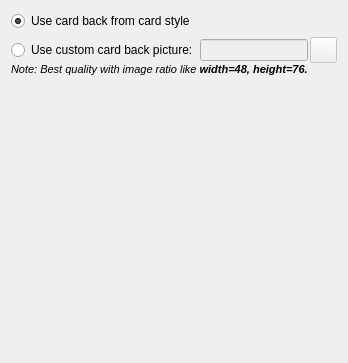
           <widget class="QWidget" name="tab">
            <attribute name="title">
             <string>Card Back</string>
            </attribute>
            <layout class="QGridLayout" name="gridLayout_17">
             <item row="0" column="0">
              <widget class="QRadioButton" name="radioButton_flipsideTux">
               <property name="text">
                <string>Use card back from card style</string>
               </property>
               <property name="checked">
                <bool>true</bool>
               </property>
              </widget>
             </item>
             <item row="1" column="0">
              <layout class="QVBoxLayout" name="_3">
               <property name="spacing">
                <number>0</number>
               </property>
               <property name="margin">
                <number>0</number>
               </property>
               <item>
                <layout class="QHBoxLayout" name="_10">
                 <property name="spacing">
                  <number>2</number>
                 </property>
                 <property name="margin">
                  <number>0</number>
                 </property>
                 <item>
                  <widget class="QRadioButton" name="radioButton_flipsideOwn">
                   <property name="text">
                    <string>Use custom card back picture:</string>
                   </property>
                  </widget>
                 </item>
                 <item>
                  <widget class="QLineEdit" name="lineEdit_OwnFlipsideFilename">
                   <property name="enabled">
                    <bool>false</bool>
                   </property>
                  </widget>
                 </item>
                 <item>
                  <widget class="QPushButton" name="pushButton_openFlipsidePicture">
                   <property name="enabled">
                    <bool>false</bool>
                   </property>
                   <property name="minimumSize">
                    <size>
                     <width>27</width>
                     <height>26</height>
                    </size>
                   </property>
                   <property name="maximumSize">
                    <size>
                     <width>27</width>
                     <height>26</height>
                    </size>
                   </property>
                   <property name="icon">
                    <iconset resource="resources/pokerth.qrc">
                     <normaloff>:/gfx/document-open-folder.png</normaloff>:/gfx/document-open-folder.png</iconset>
                   </property>
                  </widget>
                 </item>
                </layout>
               </item>
               <item>
                <widget class="QLabel" name="label_57">
                 <property name="text">
                  <string>&lt;!DOCTYPE HTML PUBLIC &quot;-//W3C//DTD HTML 4.0//EN&quot; &quot;http://www.w3.org/TR/REC-html40/strict.dtd&quot;&gt;
&lt;html&gt;&lt;head&gt;&lt;meta name=&quot;qrichtext&quot; content=&quot;1&quot; /&gt;&lt;style type=&quot;text/css&quot;&gt;
p, li { white-space: pre-wrap; }
&lt;/style&gt;&lt;/head&gt;&lt;body style=&quot; font-family:'Nimbus Sans L'; font-size:8pt; font-weight:400; font-style:normal;&quot;&gt;
&lt;table style=&quot;-qt-table-type: root; margin-top:4px; margin-bottom:4px; margin-left:4px; margin-right:4px;&quot;&gt;
&lt;tr&gt;
&lt;td style=&quot;border: none;&quot;&gt;
&lt;p style=&quot; margin-top:0px; margin-bottom:0px; margin-left:0px; margin-right:0px; -qt-block-indent:0; text-indent:0px;&quot;&gt;&lt;span style=&quot; font-style:italic;&quot;&gt;Note: Best quality with image ratio like &lt;/span&gt;&lt;span style=&quot; font-weight:600; font-style:italic;&quot;&gt;width=48, height=76.&lt;/span&gt;&lt;/p&gt;&lt;/td&gt;&lt;/tr&gt;&lt;/table&gt;&lt;/body&gt;&lt;/html&gt;</string>
                 </property>
                 <property name="wordWrap">
                  <bool>true</bool>
                 </property>
                </widget>
               </item>
              </layout>
             </item>
             <item row="2" column="0">
              <spacer name="verticalSpacer_4">
               <property name="orientation">
                <enum>Qt::Vertical</enum>
               </property>
               <property name="sizeHint" stdset="0">
                <size>
                 <width>20</width>
                 <height>276</height>
                </size>
               </property>
              </spacer>
             </item>
            </layout>
           </widget>
